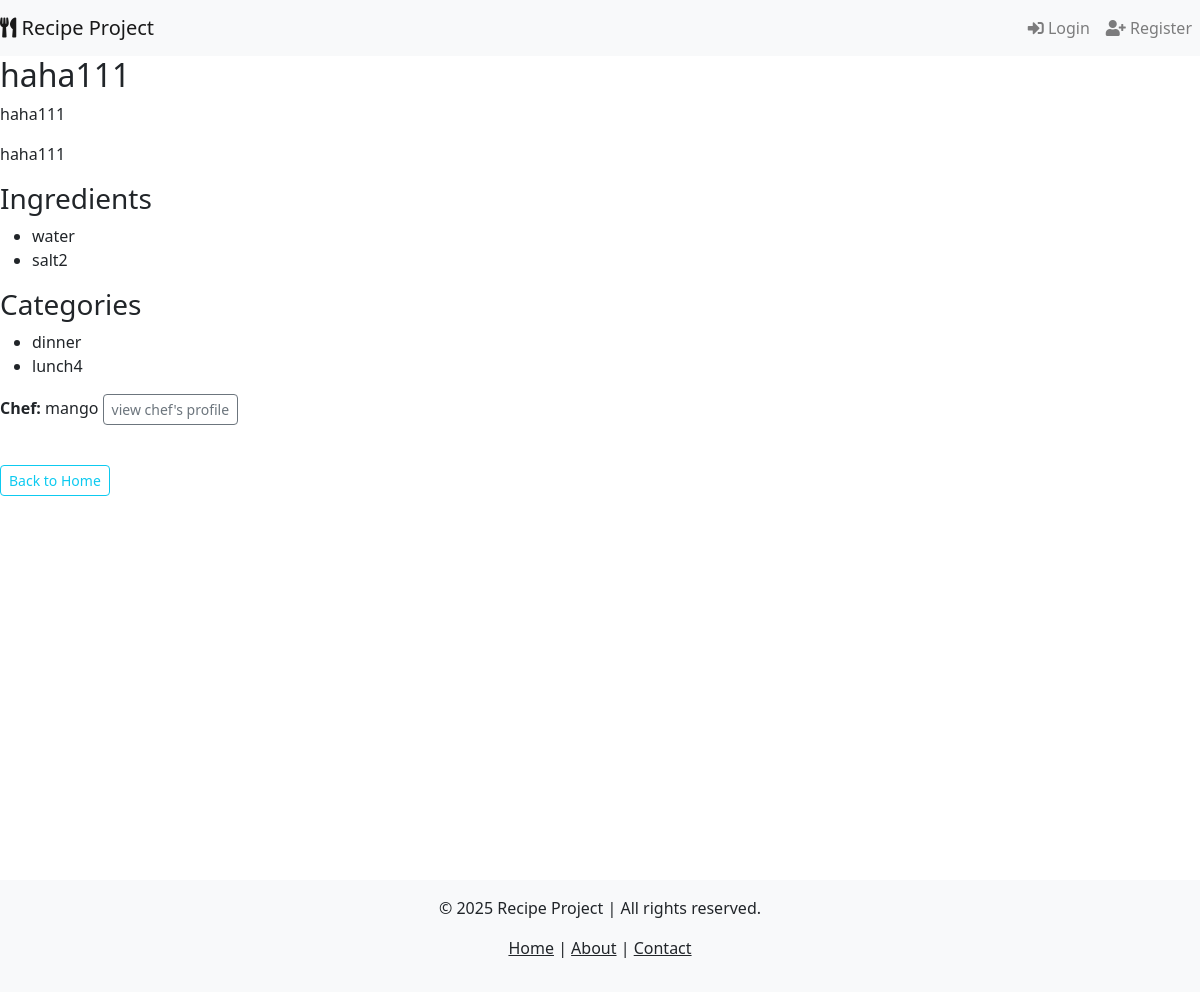
/recipe/43/, run on the app's committed database.
### recipe_app/models.py (models this page shows, shortened)
class Recipe(models.Model):
    chef = models.ForeignKey(Chef, on_delete=models.CASCADE)
    title = models.CharField(max_length=200)
    description = models.TextField()
    instructions = models.TextField()
    categories = models.ManyToManyField(Category)
    ingredients = models.ManyToManyField(Ingredient)

class Ingredient(models.Model):
    name = models.CharField(max_length=100, unique=True)

class Category(models.Model):
    name = models.CharField(max_length=100, unique=True)

class Chef(models.Model):
    user = models.OneToOneField(User, on_delete=models.CASCADE)
    name = models.CharField(max_length=255, blank=True)
    bio = models.TextField(blank=True, null=True)
    def __str__(self):
        return self.name if self.name else self.user.username

### recipe_app/views.py (the view)
# urls.py: path('recipe/<int:pk>/', views.RecipeDetailView.as_view(), name='view_recipe'),
class RecipeDetailView(DetailView):
    model = Recipe
    template_name = 'view_recipe.html'
    context_object_name = 'recipe'

### recipe_app/context_processors.py (called while the page is built)
def current_year(request):
    return {'current_year': datetime.now().year}

### templates/view_recipe.html (shortened to what this page needs)
{% extends 'base.html' %}
{% block content %}
    <h2>{{ recipe.title }}</h2>
    <p>{{ recipe.instructions }}</p>
    <p>{{ recipe.description }}</p>
    <h3>Ingredients</h3>
    <ul>
        {% for ingredient in recipe.ingredients.all %}
            <li>{{ ingredient.name }}</li>
        {% endfor %}
    </ul>
    <h3>Categories</h3>
    <ul>
        {% for category in recipe.categories.all %}
            <li>{{ category.name }}</li>
        {% endfor %}
    </ul>
    <p><strong>Chef:</strong> {{ recipe.chef }}
        <a href="{% url 'chef_profile' recipe.chef.id %}"> <button type="button" class="btn btn-outline-secondary btn-sm">view chef's profile</button></a></p>
    <br>
    <a href="{% url 'home' %}" class="btn btn-outline-info btn-sm">Back to Home</a>
{% endblock %}

### data on the page
Recipe: title "haha111", instructions "haha111", description "haha111", chef "mango"
Ingredient: name "water"
Ingredient: name "salt2"
Category: name "dinner"
Category: name "lunch4"
